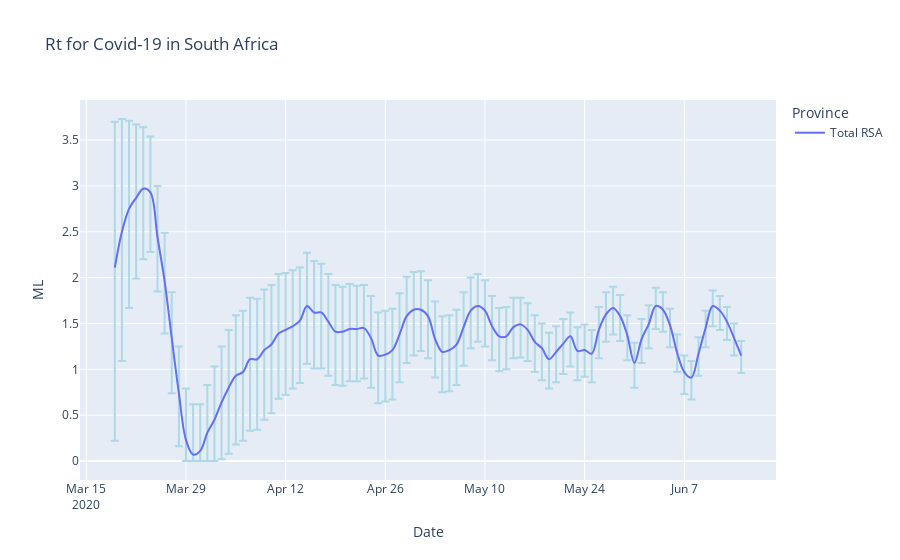

The notebook cell saved with this chart:
### Code cell
fig3 = px.line(state_single, x='Date', y='ML', color='Province',
              error_y='e_plus', error_y_minus='e_minus',
              title='Rt for Covid-19 in South Africa', line_shape='spline')
fig3.update_traces(hovertemplate=None)
fig3.update_layout(hovermode="x")
fig3['data'][0]['error_y']['color'] = 'lightblue'

fig3.show()
